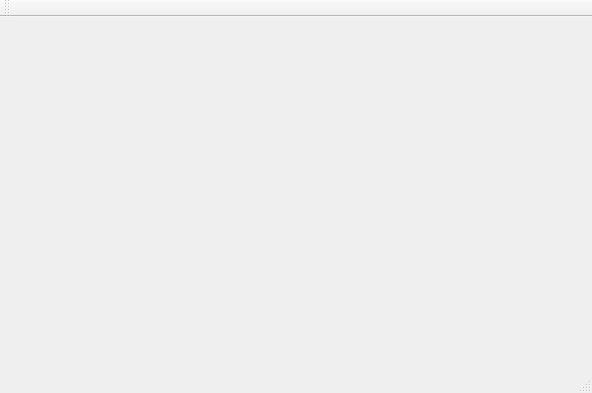
<?xml version="1.0" encoding="UTF-8"?>
<ui version="4.0">
 <class>MiniDrawClass</class>
 <widget class="QMainWindow" name="MiniDrawClass">
  <property name="geometry">
   <rect>
    <x>0</x>
    <y>0</y>
    <width>592</width>
    <height>393</height>
   </rect>
  </property>
  <property name="windowTitle">
   <string>MiniDraw</string>
  </property>
  <widget class="QWidget" name="centralWidget"/>
  <widget class="QMenuBar" name="menuBar">
   <property name="geometry">
    <rect>
     <x>0</x>
     <y>0</y>
     <width>592</width>
     <height>18</height>
    </rect>
   </property>
  </widget>
  <widget class="QToolBar" name="mainToolBar">
   <attribute name="toolBarArea">
    <enum>TopToolBarArea</enum>
   </attribute>
   <attribute name="toolBarBreak">
    <bool>false</bool>
   </attribute>
  </widget>
  <widget class="QStatusBar" name="statusBar"/>
 </widget>
 <layoutdefault spacing="6" margin="11"/>
 <resources>
  <include location="minidraw.qrc"/>
 </resources>
 <connections/>
</ui>
